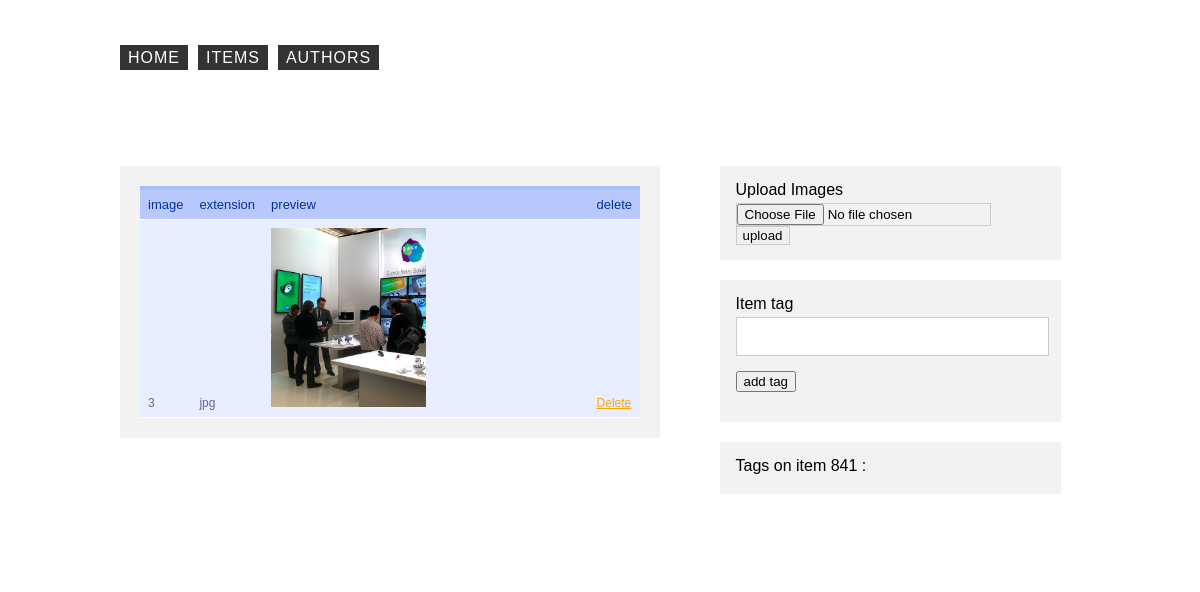
The page /admin/update.php?id=841 on the database as committed earlier.
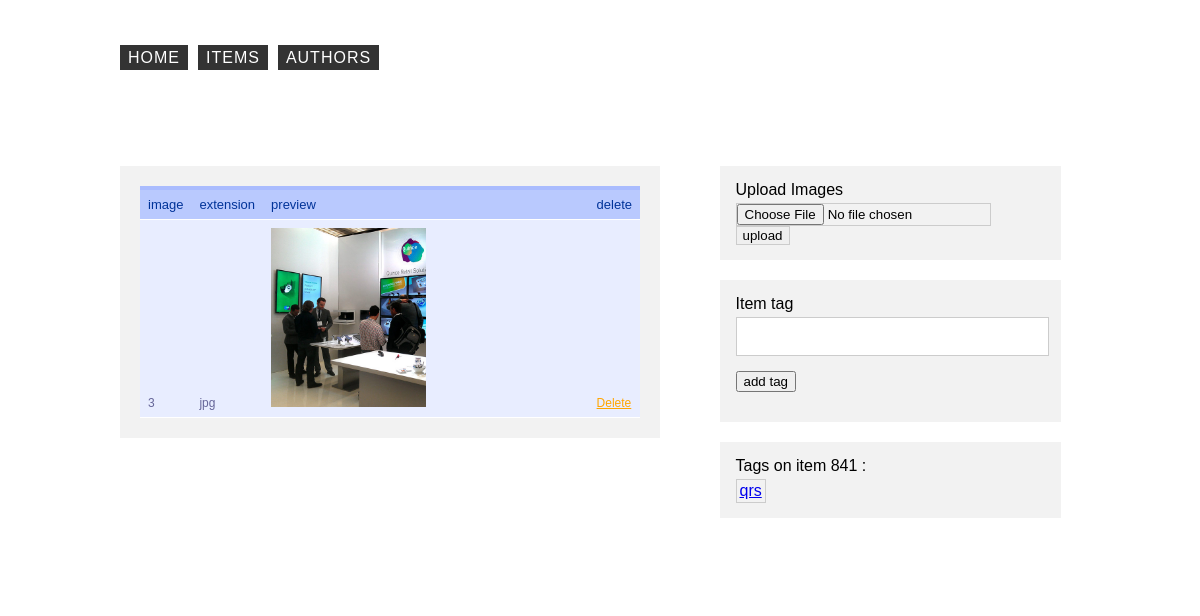
The same page on the database as committed later.
### tables this page shows
CREATE TABLE `images` (
  `id` int(11) NOT NULL AUTO_INCREMENT,
  `type` varchar(100) DEFAULT NULL,
  `extension` varchar(10) DEFAULT NULL,
  PRIMARY KEY (`id`)
);

CREATE TABLE `tags` (
  `id` int(11) NOT NULL AUTO_INCREMENT,
  `tag` varchar(50) DEFAULT NULL,
  PRIMARY KEY (`id`)
);

### admin/update.php (the view, shortened to what this page needs)
<?php
$getid = (int) isset($_GET['id']) ? $_GET['id'] : '';
$sqljoin = "SELECT images.id AS imageid, images.extension AS imagex
            FROM images
            INNER JOIN itemImages
            ON images.id = itemImages.image
            WHERE itemImages.item = " . $getid;
$result = mysql_query($sqljoin);
$images = array ();
while ($row = mysql_fetch_assoc ($result)){
	$image = array ('id' => (int) $row['imageid'],
					'extension' => $row['imagex']);
	$images[] = $image;
}
$resultTags =  mysql_query( "SELECT tags.tag, tags.id
	                         FROM itemTags
							 INNER JOIN tags
							 ON tags.id = itemTags.tag
							 WHERE itemTags.item = " . $getid );
include 'inc/header.php';
include 'inc/nav.php';
?>
	<section  class="container clearhack updatepage">
		<article>
			<table>
			<thead>
				<tr>
					<th>image</th>
					<th>extension</th>
					<th>preview</th>
					<th>delete</th>
				</tr>
			</thead>
			<tbody>
			<? foreach ($images as $image): ?>
				<tr>
						<td width="10%"><?= $image['id'] ?></td>
						<td width="10%"><?= $image['extension'] ?></td>
						<td width="70%"><img style="width: 50%; height: auto;" src="../img/cells/<?= $image['id'] ?>.<?= $image['extension'] ?>"></td>
						<td><a href="?id=<?= $getid ?>&action=delete&img=<?= $image['id'] ?>">Delete</a></td>
				</tr>
			<? endforeach ?>
			</tbody>
		</table>
		</article>
		<aside>
			<div class="addinfo">
				<form action="" method="POST" enctype="multipart/form-data">
					<label>Upload Images</label>
			    	<input type="file" name="files[]" />
			    	<input type="submit" value="upload">
				</form>
			</div>
			<div class="addinfo">
				<form name="posttags" action="" method="POST">
					<div class="inputblock">
						<label>Item tag</label>
						<input id="tag" type="text" name="tag" value="">
					</div>
					<div class="inputblock">
						<button type="submit" name="type_submit">add tag</button>
					</div>
				</form>
			</div>
			<div class="addinfo clearhack">
				<div id="tagprev">
					<label>Tags on item <?php echo $getid ?> :</label>
					<ul>
						<?php
							while($row = mysql_fetch_assoc( $resultTags )) {
			     				echo '<li>' . '<a href="?id='.$getid.'&action=deleteTag&tag='.$row['id'].'">' . $row['tag'] . '</a>' . '</li>';
							}
						?>
					</ul>
				</div>
			</div>
		</aside>
	</section>
<?php
include 'inc/footer.php';
?>

Rows that differ between the two databases and show on the page:
added tags: tag "qrs"
